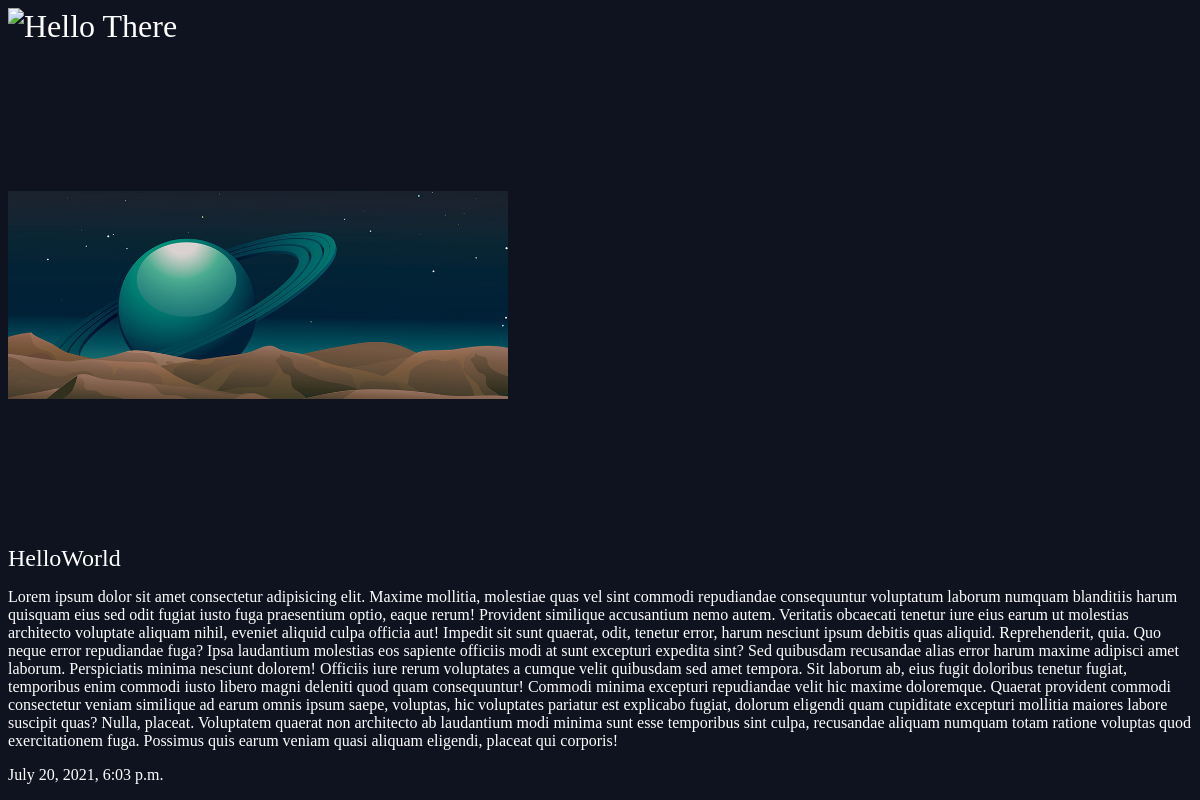
The app's page /articles/helloworld/ with its own data.
### articles/models.py (models this page shows, shortened)
class Article(models.Model):
    title = models.CharField(max_length=100)
    slug = models.SlugField()
    body = models.TextField()
    date = models.DateTimeField(auto_now_add=True)
    thumb = models.ImageField(default='default.png', blank=True)

### articles/views.py (the view)
# urls.py: path("<slug:slug>/", views.article_detail, name="detail"),
def article_detail(request,slug):
    article = Article.objects.get(slug=slug)
    return render(request, 'articles/article_detail.html', { 'article': article })

### articles/templates/articles/article_detail.html
{% extends 'base_layout.html' %} {% block content %}
<div class="article-detail">
    <div class="article">
        <div class="img_holder" style="width: 500px; height : 500px;display:flex ">
            <img src="{{ article.thumb.url }}" style="justify-self: center; object-fit : contain;width:100%" />
        </div>
        <h2 style="display: absolute">{{ article.title }}</h2>
        <p>{{ article.body }}</p>
        <p>{{ article.date }}</p>
    </div>
</div>
{% endblock %}

### templates/base_layout.html (style rules this page uses)
body { background-color: #0f121f; background-image: url('https://firebasestorage.googleapis.com/v0/b/trail-2e046.appspot.com/o/stars.png?alt=media&token=a7b2f220-8a97-4230-bd12-84af394d3e11'); background-repeat: no-repeat; color: #fff; }
body * { font-family: Ubuntu; }
h1, h2, h3, h4, h5 { font-weight: normal; margin: 0; }

### records on screen
Article: thumb (placeholder picture), title "HelloWorld", body "Lorem ipsum dolor sit amet consectetur adipisicing elit. Maxime mollitia, molestiae quas vel sint commodi repudiandae consequuntur voluptatum laborum numquam blanditiis harum quisquam eius sed odit fugiat iusto fuga praesentium optio, eaque rerum! Provident similique accusantium nemo autem. Veritatis obcaecati tenetur iure eius earum ut molestias architecto voluptate aliquam nihil, eveniet aliquid culpa officia aut! Impedit sit sunt quaerat, odit, tenetur error, harum nesciunt ipsum debitis quas aliquid. Reprehenderit, quia. Quo neque error repudiandae fuga? Ipsa laudantium molestias eos sapiente officiis modi at sunt excepturi expedita sint? Sed quibusdam recusandae alias error harum…", date "July 20, 2021, 6:03 p.m."
